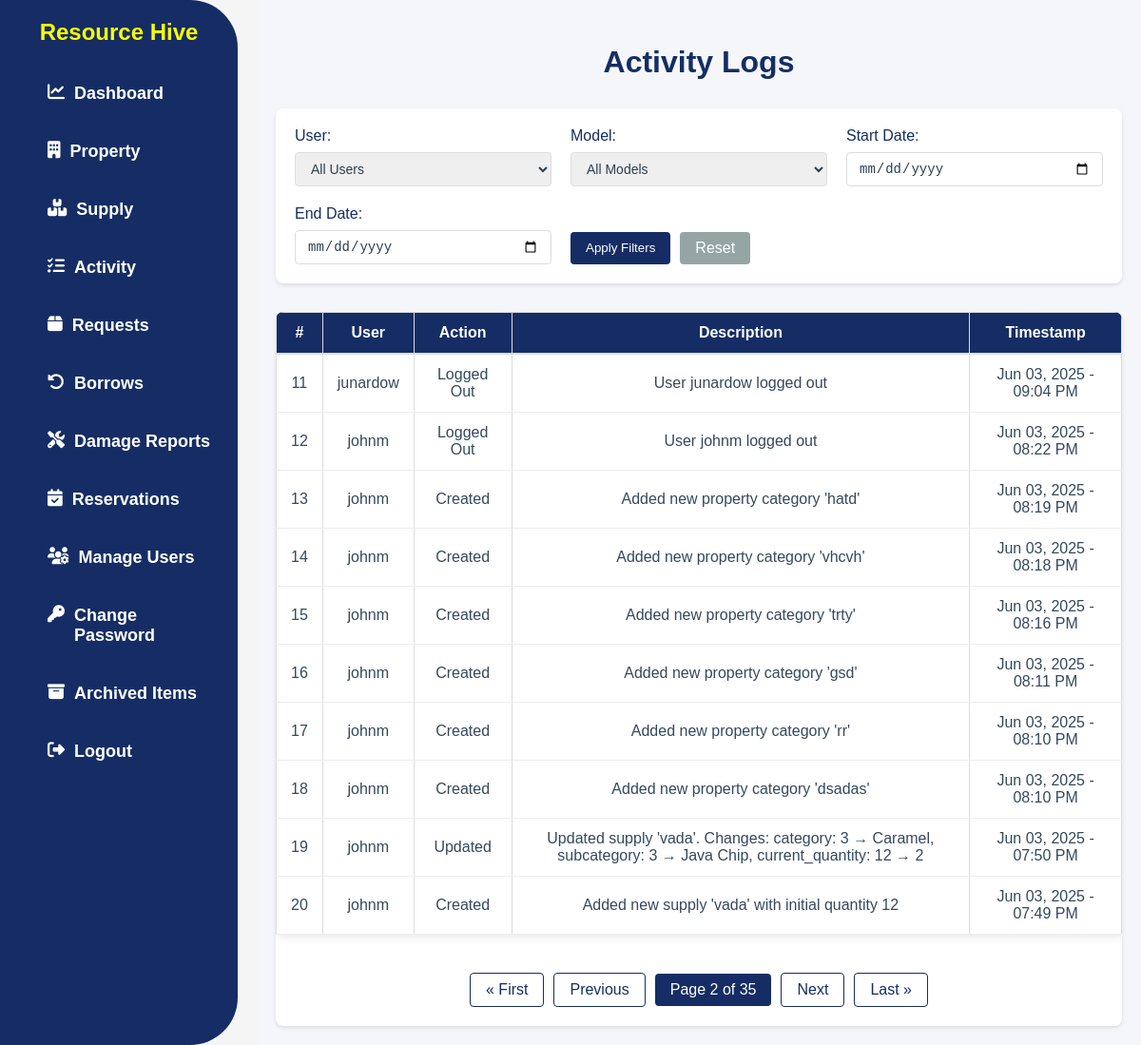
Page /activity/?page=2 (signed in) on the earlier database version.
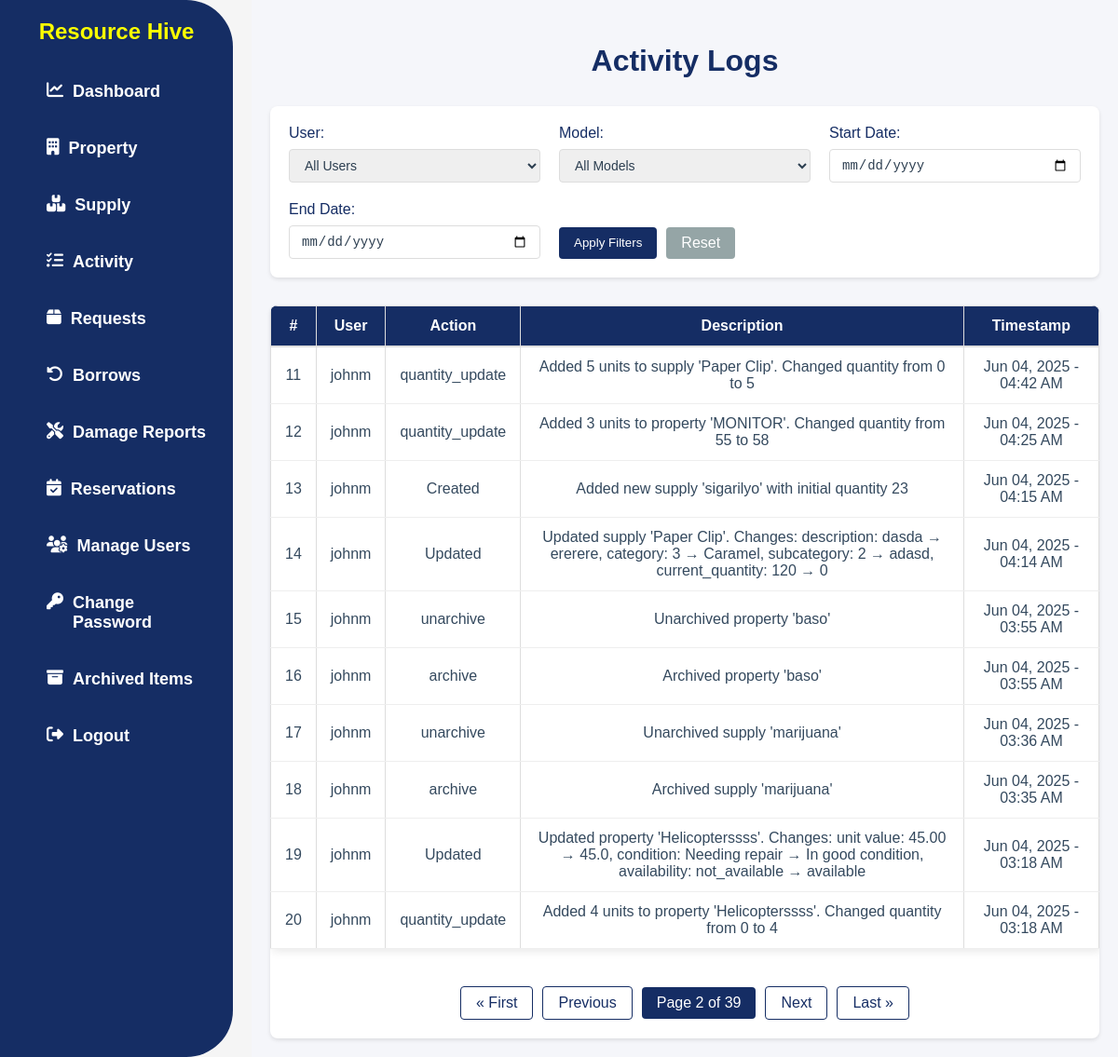
Same page on the later database version.
### app/models.py (models this page shows, shortened)
class ActivityLog(models.Model):
    ACTION_CHOICES = [
        ('create', 'Created'),
        ('update', 'Updated'),
        ('delete', 'Deleted'),
        ('login', 'Logged In'),
        ('logout', 'Logged Out'),
        ('view', 'Viewed'),
        ('request', 'Requested'),
        ('approve', 'Approved'),
        ('reject', 'Rejected'),
        ('borrow', 'Borrowed'),
        ('return', 'Returned'),
        ('report', 'Reported'),
    ]
    user = models.ForeignKey(User, on_delete=models.SET_NULL, null=True, blank=True)
    action = models.CharField(max_length=10, choices=ACTION_CHOICES)
    model_name = models.CharField(max_length=100)
    object_repr = models.CharField(max_length=255)
    description = models.TextField(blank=True, null=True)
    timestamp = models.DateTimeField(auto_now_add=True)
    class Meta:
        ordering = ['-timestamp']

### app/views.py (the view)
# urls.py: path('activity/', ActivityPageView.as_view(), name='activity'),
class ActivityPageView(PermissionRequiredMixin, ListView):
    model = ActivityLog
    template_name = 'app/activity.html'
    permission_required = 'app.view_admin_module'
    permission_denied_message = "You do not have permission to view the activity log."
    context_object_name = 'activitylog_list'
    paginate_by = 10
    def get_queryset(self):
        queryset = ActivityLog.objects.all().order_by('-timestamp')
        user_filter = self.request.GET.get('user')
        model_filter = self.request.GET.get('model')
        start_date = self.request.GET.get('start_date')
        end_date = self.request.GET.get('end_date')
        if user_filter:
            queryset = queryset.filter(user_id=user_filter)
        if model_filter:
            queryset = queryset.filter(model_name=model_filter)
        if start_date:
            queryset = queryset.filter(timestamp__date__gte=start_date)
        if end_date:
            queryset = queryset.filter(timestamp__date__lte=end_date)
        category = self.request.GET.get('category')
        if category:
            queryset = queryset.filter(model_name=category)
        return queryset
    def get_context_data(self, **kwargs):
        context = super().get_context_data(**kwargs)
        context['users'] = User.objects.all()
        models = ActivityLog.objects.values_list('model_name', flat=True).distinct()
        context['models'] = sorted(set(models))  # Convert to set to ensure uniqueness and sort
        context['current_category'] = self.request.GET.get('category', '')
        return context

### app/templates/app/activity.html (shortened to what this page needs)
{% load static %}
<!DOCTYPE html>
<html lang="en">
<head>
    <link rel="stylesheet" href="{% static 'css/style.css' %}">
    <link rel="stylesheet" href="https://cdnjs.cloudflare.com/ajax/libs/font-awesome/6.4.2/css/all.min.css">
</head>
<body>
    {% block content %}
    {% include 'app/navbar.html' %}
    <div class="actlog-page">
        <h2 class="actlog-title">Activity Logs</h2>
        <div class="actlog-filter-section">
            <form method="get" class="actlog-filter-form">
                <div class="actlog-filter-group">
                    <label for="user">User:</label>
                    <select name="user" id="user">
                        <option value="">All Users</option>
                    </select>
                </div>
                <div class="actlog-filter-group">
                    <label for="model">Model:</label>
                    <select name="model" id="model">
                        <option value="">All Models</option>
                    </select>
                </div>
                <div class="actlog-filter-group">
                    <label for="start_date">Start Date:</label>
                    <input type="date" name="start_date" id="start_date" value="{{ request.GET.start_date }}">
                </div>
                <div class="actlog-filter-group">
                    <label for="end_date">End Date:</label>
                    <input type="date" name="end_date" id="end_date" value="{{ request.GET.end_date }}">
                </div>
                <div class="actlog-filter-buttons">
                    <button type="submit" class="actlog-filter-submit">Apply Filters</button>
                    <a href="{% url 'activity' %}" class="actlog-filter-reset">Reset</a>
                </div>
            </form>
        </div>
        <div class="actlog-table-container">
            <table class="actlog-table">
                <thead>
                    <tr>
                        <th>#</th>
                        <th>User</th>
                        <th>Action</th>
                        <th>Description</th>
                        <th>Timestamp</th>
                    </tr>
                </thead>
                <tbody>
                    {% for log in activitylog_list %}
                    <tr>
                        <td>{{ page_obj.start_index|add:forloop.counter0 }}</td>
                        <td>{{ log.user.username }}</td>
                        <td>{{ log.get_action_display }}</td>
                        <td>{{ log.description }}</td>
                        <td>{{ log.timestamp|date:"M d, Y - h:i A" }}</td>
                    </tr>
                    {% empty %}
                    <tr>
                        <td colspan="5" class="actlog-empty">No activity logs available.</td>
                    </tr>
                    {% endfor %}
                </tbody>
            </table>
            {% if is_paginated %}
            <div class="actlog-pagination">
                {% if page_obj.has_previous %}
                    <a href="?page=1">&laquo; First</a>
                    <a href="?page={{ page_obj.previous_page_number }}">Previous</a>
                {% endif %}
                <span class="current">
                    Page {{ page_obj.number }} of {{ page_obj.paginator.num_pages }}
                </span>
                {% if page_obj.has_next %}
                    <a href="?page={{ page_obj.next_page_number }}">Next</a>
                    <a href="?page={{ page_obj.paginator.num_pages }}">Last &raquo;</a>
                {% endif %}
            </div>
            {% endif %}
        </div>
    </div>
    {% endblock content %}
</body>
</html>

Differences in the rows shown:
no longer on this page (row unchanged): ActivityLog: start_index|add "11", user.username "junardow", action "Logged Out", description "User junardow logged out", timestamp "Jun 03, 2025 - 09:04 PM"
no longer on this page (row unchanged): ActivityLog: start_index|add "12", user.username "johnm", action "Logged Out", description "User johnm logged out", timestamp "Jun 03, 2025 - 08:22 PM"
no longer on this page (row unchanged): ActivityLog: start_index|add "13", user.username "johnm", action "Created", description "Added new property category 'hatd'", timestamp "Jun 03, 2025 - 08:19 PM"
no longer on this page (row unchanged): ActivityLog: start_index|add "14", user.username "johnm", action "Created", description "Added new property category 'vhcvh'", timestamp "Jun 03, 2025 - 08:18 PM"
no longer on this page (row unchanged): ActivityLog: start_index|add "15", user.username "johnm", action "Created", description "Added new property category 'trty'", timestamp "Jun 03, 2025 - 08:16 PM"
no longer on this page (row unchanged): ActivityLog: start_index|add "16", user.username "johnm", action "Created", description "Added new property category 'gsd'", timestamp "Jun 03, 2025 - 08:11 PM"
no longer on this page (row unchanged): ActivityLog: start_index|add "17", user.username "johnm", action "Created", description "Added new property category 'rr'", timestamp "Jun 03, 2025 - 08:10 PM"
no longer on this page (row unchanged): ActivityLog: start_index|add "18", user.username "johnm", action "Created", description "Added new property category 'dsadas'", timestamp "Jun 03, 2025 - 08:10 PM"
no longer on this page (row unchanged): ActivityLog: start_index|add "19", user.username "johnm", action "Updated", description "Updated supply 'vada'. Changes: category: 3 → Caramel, subcategory: 3 → Java Chip, current_quantity: 12 → 2", timestamp "Jun 03, 2025 - 07:50 PM"
no longer on this page (row unchanged): ActivityLog: start_index|add "20", user.username "johnm", action "Created", description "Added new supply 'vada' with initial quantity 12", timestamp "Jun 03, 2025 - 07:49 PM"
added ActivityLog: start_index|add "11", user.username "johnm", action "quantity_update", description "Added 5 units to supply 'Paper Clip'. Changed quantity from 0 to 5", timestamp "Jun 04, 2025 - 04:42 AM"
added ActivityLog: start_index|add "12", user.username "johnm", action "quantity_update", description "Added 3 units to property 'MONITOR'. Changed quantity from 55 to 58", timestamp "Jun 04, 2025 - 04:25 AM"
added ActivityLog: start_index|add "13", user.username "johnm", action "Created", description "Added new supply 'sigarilyo' with initial quantity 23", timestamp "Jun 04, 2025 - 04:15 AM"
added ActivityLog: start_index|add "14", user.username "johnm", action "Updated", description "Updated supply 'Paper Clip'. Changes: description: dasda → ererere, category: 3 → Caramel, subcategory: 2 → adasd, current_quantity: 120 → 0", timestamp "Jun 04, 2025 - 04:14 AM"
added ActivityLog: start_index|add "15", user.username "johnm", action "unarchive", description "Unarchived property 'baso'", timestamp "Jun 04, 2025 - 03:55 AM"
added ActivityLog: start_index|add "16", user.username "johnm", action "archive", description "Archived property 'baso'", timestamp "Jun 04, 2025 - 03:55 AM"
added ActivityLog: start_index|add "17", user.username "johnm", action "unarchive", description "Unarchived supply 'marijuana'", timestamp "Jun 04, 2025 - 03:36 AM"
added ActivityLog: start_index|add "18", user.username "johnm", action "archive", description "Archived supply 'marijuana'", timestamp "Jun 04, 2025 - 03:35 AM"
added ActivityLog: start_index|add "19", user.username "johnm", action "Updated", description "Updated property 'Helicopterssss'. Changes: unit value: 45.00 → 45.0, condition: Needing repair → In good condition, availability: not_available → available", timestamp "Jun 04, 2025 - 03:18 AM"
added ActivityLog: start_index|add "20", user.username "johnm", action "quantity_update", description "Added 4 units to property 'Helicopterssss'. Changed quantity from 0 to 4", timestamp "Jun 04, 2025 - 03:18 AM"
Other differences:
{{ page_obj.paginator.num_pages }}: "35" → "39"
